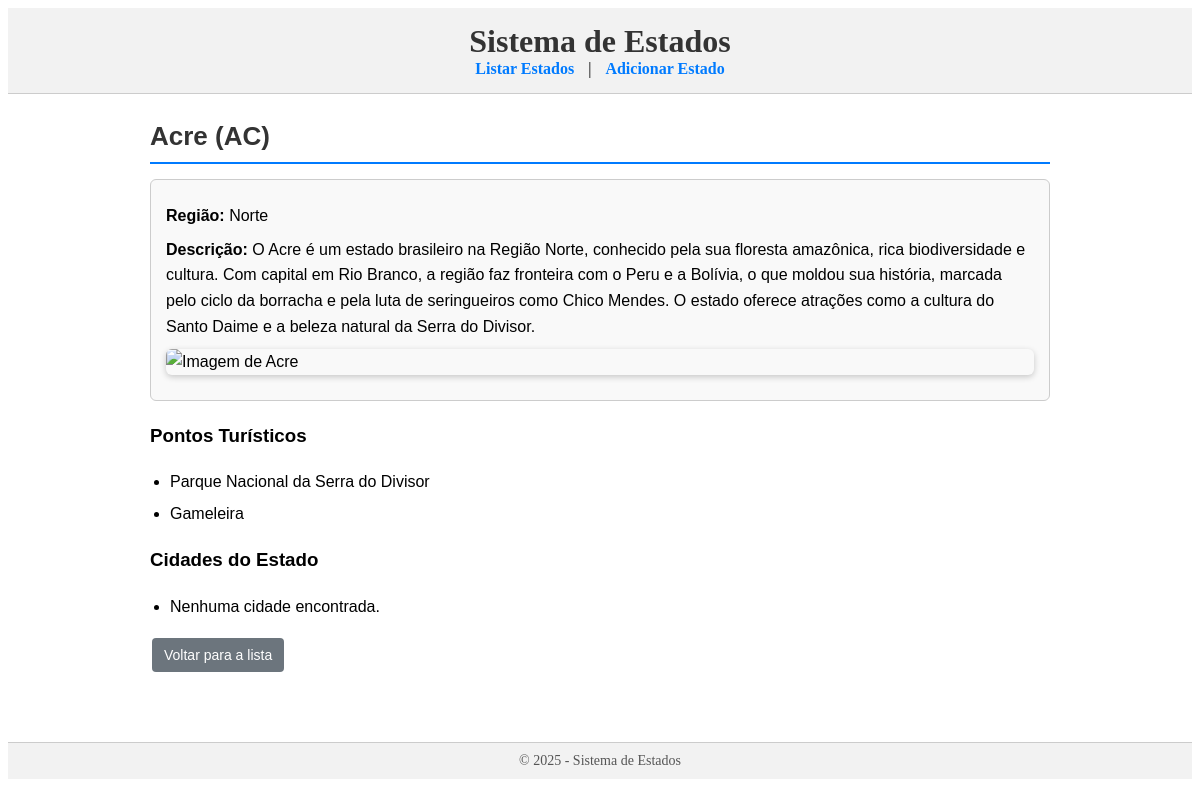
The page /estados/1/ on the database its author committed.
### app/models.py (models this page shows, shortened)
class Estado(models.Model):
    nome = models.CharField(max_length=50)
    sigla = models.CharField(max_length=2, unique=True)
    regiao = models.CharField(max_length=20)
    descricao = models.TextField(blank=True, null=True)
    imagem = models.URLField(blank=True, null=True)

class PontoTuristico(models.Model):
    estado = models.ForeignKey(Estado, on_delete=models.CASCADE, related_name="pontos")
    nome = models.CharField(max_length=200)

### app/views.py (the view)
# urls.py: path('estados/<int:pk>/', EstadoDetailView.as_view(), name='estado_detail'),
class EstadoDetailView(DetailView):
    model = Estado
    template_name = 'app/estado_detail.html'
    context_object_name = 'estado'
    def get_context_data(self, **kwargs):
        context = super().get_context_data(**kwargs)
        sigla = self.object.sigla
        url_cidades = f'https://servicodados.ibge.gov.br/api/v1/localidades/estados/{sigla}/municipios'
        try:
            response_cidades = requests.get(url_cidades, timeout=5)
            response_cidades.raise_for_status()
            municipios = response_cidades.json()
        except requests.RequestException:
            municipios = []
        context['municipios'] = municipios
        context['regiao_nome'] = getattr(self.object, 'regiao', '')
        pontos = PontoTuristico.objects.filter(estado=self.object)
        context['pontos'] = pontos
        return context

### app/templates/app/estado_detail.html (shortened to what this page needs)
{% extends 'app/base.html' %}
{% block content %}
<h2 class="titulo-detalhe">{{ estado.nome }} ({{ estado.sigla }})</h2>
<div class="detalhes-estado">
    <p><strong>Região:</strong> {{ regiao_nome }}</p>
    <p><strong>Descrição:</strong> {{ estado.descricao }}</p>
    {% if estado.imagem %}
    <img class="imagem-estado" src="{{ estado.imagem }}" alt="Imagem de {{ estado.nome }}">
    {% endif %}
</div>
<h3 class="titulo-pontos">Pontos Turísticos</h3>
<ul class="lista-pontos">
    {% for ponto in pontos %}
    <li>{{ ponto.nome }}</li>
    {% empty %}
    <li>Nenhum ponto turístico cadastrado.</li>
    {% endfor %}
</ul>
<h3 class="titulo-municipios">Cidades do Estado</h3>
<ul class="lista-municipios">
    {% for municipio in municipios %}
    <li>{{ municipio.nome }}</li>
    {% empty %}
    <li>Nenhuma cidade encontrada.</li>
    {% endfor %}
</ul>
<a class="botao-voltar" href="{% url 'estado_list' %}">Voltar para a lista</a>
{% endblock %}

### app/static/app/style/style.css (style rules this page uses)
.titulo-lista, .titulo-detalhe, .titulo-formulario, .titulo-excluir, .titulo-municipios .titulo-pontos { color: #333; margin-bottom: 15px; font-size: 26px; border-bottom: 2px solid #007bff; padding-bottom: 5px; }
.botao-detalhe, .botao-editar, .botao-deletar, .botao-voltar, .botao-enviar, .botao-confirmar { display: inline-block; padding: 6px 12px; margin: 2px; text-decoration: none; color: white; border-radius: 4px; font-size: 14px; transition: all 0.2s ease-in-out; }
.botao-voltar { background-color: #6c757d; }
.detalhes-estado { background-color: #f9f9f9; padding: 15px; border-radius: 6px; border: 1px solid #ccc; margin-bottom: 20px; }
.detalhes-estado p { margin: 8px 0; }
.detalhes-estado img.imagem-estado { max-width: 100%; height: auto; display: block; margin: 10px 0; border-radius: 6px; box-shadow: 0 2px 6px rgba(0,0,0,0.2); }
.lista-municipios, .lista-pontos { list-style-type: disc; margin-left: 20px; padding-left: 0; }
.lista-pontos li { margin-bottom: 6px; }

### rows shown on the page
Estado: nome "Acre", sigla "AC", regiao "Norte", descricao "O Acre é um estado brasileiro na Região Norte, conhecido pela sua floresta amazônica, rica biodiversidade e cultura. Com capital em Rio Branco, a região faz fronteira com o Peru e a Bolívia, o que moldou sua história, marcada pelo ciclo da borracha e pela luta de seringueiros como Chico Mendes. O estado oferece atrações como a cultura do Santo Daime e a beleza natural da Serra do Divisor."
PontoTuristico: nome "Parque Nacional da Serra do Divisor"
PontoTuristico: nome "Gameleira"
